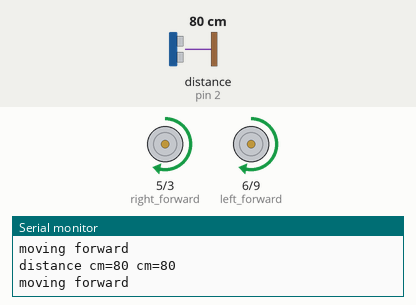
Simulated run of this sketch. Board: Arduino Uno, built with avr-gcc and run on an emulated ATmega328P. On the bench: motor-driver pin pairs drawn as motors (green arrow = first pin HIGH = forward, orange = second pin HIGH = backward, longer = more drive), the last lines printed to the serial monitor. Wiring (inferred from the names in the program): ultrasonic range finder: trigger pin 2; echo pin 2. The test bench sets the inputs (shaded band); at power-on: distance to the obstacle (sensor on pin 2) 80 cm. The echo pulse lasts 58.3 µs per cm.

Above: at 3.2 s.
3.3 s: distance to the obstacle (sensor on pin 2) set to 23 cm
6.3 s: distance to the obstacle (sensor on pin 2) set to 19 cm
At 7.5 s:
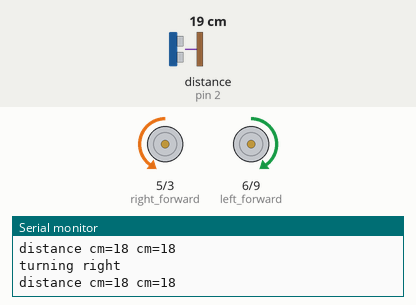
7.8 s: distance to the obstacle (sensor on pin 2) set to 35 cm
At 8.3 s:
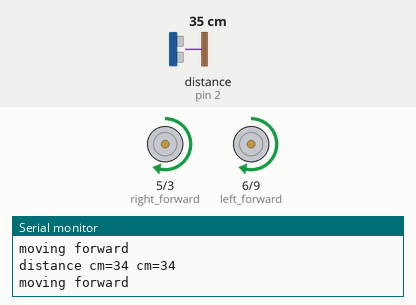
9.4 s: distance to the obstacle (sensor on pin 2) set to 2 cm
At 10.2 s:
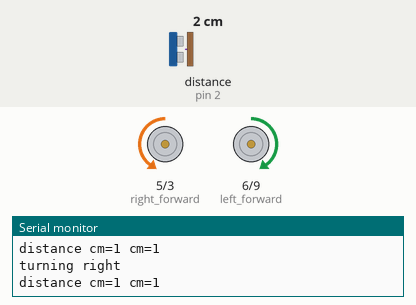
Timing chart, 0 to 11.9 s (numbered marks = the images above; inputs shaded):
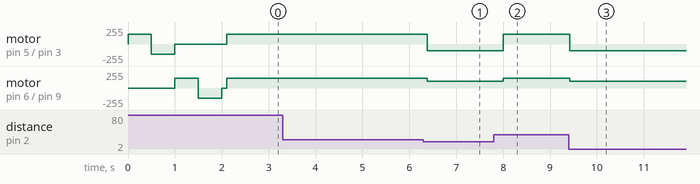

Measured:
- the behaviour switches between 21 and 20 cm on distance to the obstacle (sensor on pin 2) (found by bisection; images 0 and 1)
- after the input at 6.3 s, motor on pin 5 (right_forward) / pin 3 (right_reverse): forward 150/255 → backward 100/255 after 0.08 s; motor on pin 6 (left_forward) / pin 9 (left_reverse): forward 150/255 → forward 100/255 after 0.08 s
- after the input at 7.8 s, motor on pin 5 (right_forward) / pin 3 (right_reverse): backward 100/255 → forward 150/255 after 0.20 s; motor on pin 6 (left_forward) / pin 9 (left_reverse): forward 100/255 → forward 150/255 after 0.20 s
- after the input at 9.4 s, motor on pin 5 (right_forward) / pin 3 (right_reverse): forward 150/255 → backward 100/255 at once; motor on pin 6 (left_forward) / pin 9 (left_reverse): forward 150/255 → forward 100/255 at once

The sketch:

DmcrearyBasicRobotSketch.ino
```cpp
// ping sensor
const int pingPin = 2;
int dist_in_cm = 100; // pick a high number to start
//original power was at 255
int power_turn_level = 100; /* power on turns */
// adjust these till the robot goes streight to compensate for motor differences
// original power forward parameters were 255
int power_forward_right = 150; /* half power on turns */
int power_forward_left = 150; /* half power on turns */
int test_delay = 500;
// motor pins.  Note that only pins 2,5,6,9 and 10 can be used for pwm
int right_forward = 5;
int right_reverse = 3;
int left_forward = 6;
int left_reverse = 9;
// try this time to make a right turn just above 90 degrees
int delay_time_ninty_turn = 100;
// if we are under this distance, make a turn.  For higher power, make this larger
int cm_for_turn = 20;
int delay_time_forward = 100;

void setup() {

  Serial.begin(9600);
  pinMode(pingPin, INPUT);
  pinMode(right_forward, OUTPUT);
  pinMode(right_reverse, OUTPUT);
  pinMode(left_forward, OUTPUT);
  pinMode(left_reverse, OUTPUT);

  // Test connections

  analogWrite(right_forward, power_forward_right);
  delay(test_delay);
  analogWrite(right_forward, 0);
  analogWrite(right_reverse, power_forward_right);
  delay(test_delay);
  analogWrite(right_reverse, 0);
  analogWrite(left_forward, power_forward_left);
  delay(test_delay);
  analogWrite(left_forward, 0);
  analogWrite(left_reverse, power_forward_left);
  delay(test_delay);
  analogWrite(left_reverse, 0);

  Serial.println('Setup done');
}

void loop() {

  delay(100);

  // get the distance from the ping sensor in CM
  dist_in_cm = get_distance_cm();

  // new_strip_index = constrain(new_strip_index, 0, NUMBER_PIXELS - 1)
  // if there is something in front, turn right
  if (dist_in_cm < cm_for_turn) {
      turn_right();
    } else {

      move_forward();
    }

  Serial.print("distance cm=");
  Serial.print(dist_in_cm);


}


void turn_right() {
  Serial.println("turning right");
  analogWrite(right_forward, LOW);
  analogWrite(right_reverse, power_turn_level);
  analogWrite(left_forward, power_turn_level);
  analogWrite(left_reverse, LOW);
  delay(delay_time_ninty_turn);

}


void move_forward() {

  Serial.println("moving forward");
  analogWrite(right_forward, power_forward_right);
  analogWrite(right_reverse, LOW);
  analogWrite(left_forward, power_forward_left);
  analogWrite(left_reverse, LOW);
  delay(delay_time_forward);

}


int get_distance_cm()

{

  long duration, cm=0;
  pinMode(pingPin, OUTPUT);
  digitalWrite(pingPin, LOW);
  delayMicroseconds(2);
  digitalWrite(pingPin, HIGH);
  delayMicroseconds(5);
  digitalWrite(pingPin, LOW);

  // The same pin is used to read the signal from the PING))): a HIGH
  // pulse whose duration is the time (in microseconds) from the sending
  // of the ping to the reception of its echo off of an object.
  pinMode(pingPin, INPUT);
  duration = pulseIn(pingPin, HIGH);
  // convert the time into a distance
  cm = microsecondsToCentimeters(duration);
  Serial.print(" cm=");
  Serial.println(cm);
  return cm;

}


long microsecondsToCentimeters(long microseconds)

{

  // The speed of sound is 340 m/s or 29 microseconds per centimeter.
  // The ping travels out and back, so to find the distance of the
  // object we take half of the distance travelled.
  return microseconds / 29 / 2;

}
```
